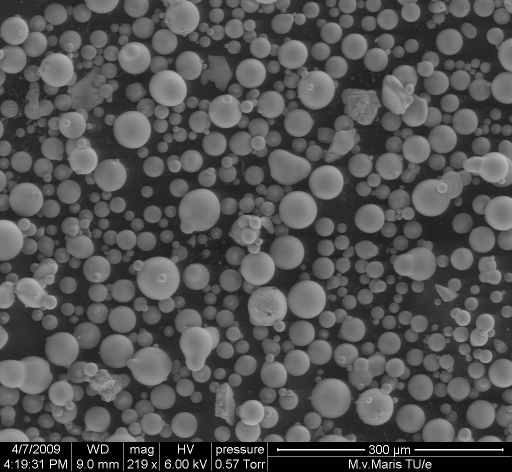
%> input picture NavinTracker072415_under_progress2/stats_and_math/geometry/measuretool/example_glass_particles.tif, 1024 x 943 px (shown at 1/2 size)
$ octave --eval "result = InitializeGroupTracker;"   (GNU Octave 9; MATLAB toolbox functions it lacks are replaced by stand-ins)
%> lines starting %> are read from the running program, lines starting %| are printed output that depends on the picture
function [Pos_In_Rot_Image fn pn rotAngle orig_X_pos orig_Y_pos] = InitializeGroupTracker(pn,D,fileNumber)

% Get folder, first image, etc.
if(nargin==0)
[fn pn]=uigetfile('*.tif','select first file in movie');
%> the answer given: ../../stats_and_math/geometry/measuretool/example_glass_particles.tif
movieFile=[pn fn];
else
    fn = D(fileNumber).name;
end


% open first image, then allow rotation, selection; record these


Mov = imread([pn,fn]);
%> Mov is the input picture: size 943x1024 uint8; min 0, max 255, mean 82.8
imshow(Mov,[0 500]);
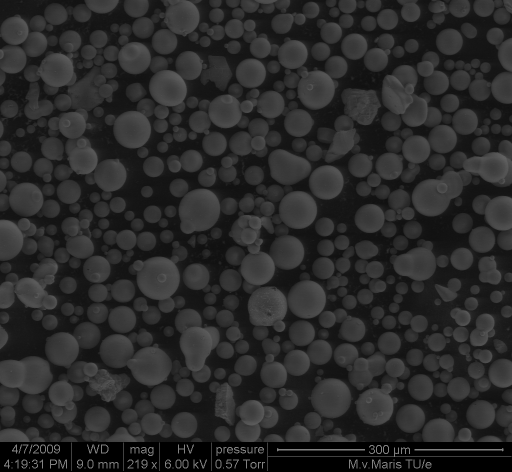
%> displayed picture: size 943x1024, on the screen's scale of 0 to 255 (shown at 1/2 size); min 0, max 130, mean 42.2
stopFlag = 0;
while(stopFlag==0)
    rotAngle = input ('Choose rotation angle');
    temp = imrotate(Mov,rotAngle);
    clf; figure(1); imshow(temp,[0 500])
    stopFlag = input ('Is the rotation angle correct? (0=NO;1=YES)');
end
%> this loop made 1 pass; the answer given on pass 1: 1
%> pass 1, in InitializeGroupTracker, `temp = imrotate(Mov,rotAngle);`:
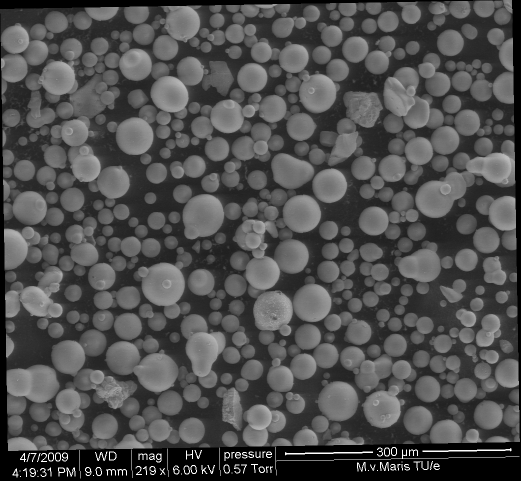
%> temp: size 961x1041 uint8 (shown at 1/2 size); min 0, max 255, mean 80
%> pass 1, in InitializeGroupTracker, `imshow(temp,[0 500])`:
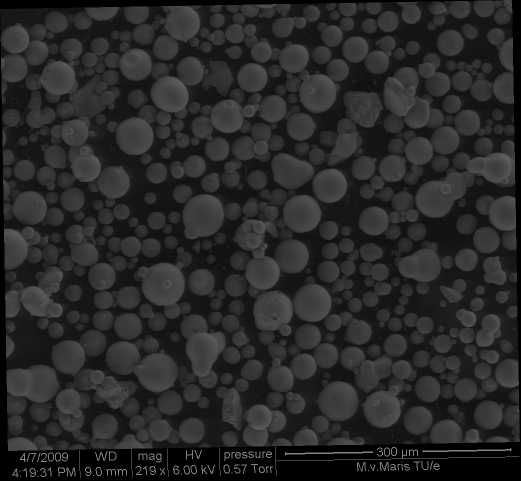
%> displayed picture: size 961x1041, on the screen's scale of 0 to 255 (shown at 1/2 size); min 0, max 130, mean 40.8

display('Zoom in on cells')
pause;
display('Click on upper right corner of bounding box');
%> (the run ends here)
